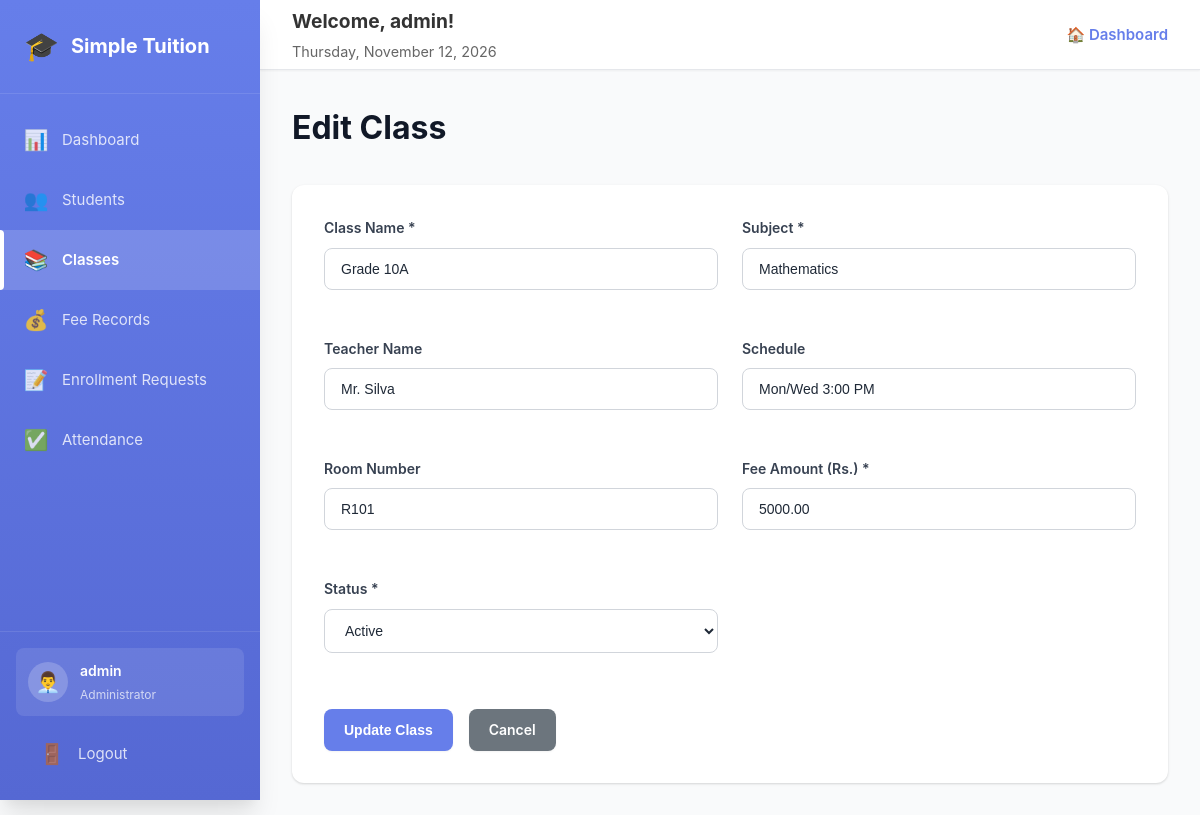
Screenshot of /admin/class-form.php?id=1 (signed in) with the database file from the repository.
### tables this page shows
CREATE TABLE `classes` (
  `id` int(11) NOT NULL,
  `class_name` varchar(100) NOT NULL,
  `subject` varchar(100) NOT NULL,
  `teacher_name` varchar(100) DEFAULT NULL,
  `schedule` varchar(200) DEFAULT NULL,
  `room_number` varchar(20) DEFAULT NULL,
  `fee_amount` decimal(10,2) DEFAULT 0.00,
  `status` enum('active','inactive') DEFAULT 'active',
  `created_at` timestamp NOT NULL DEFAULT current_timestamp()
);

### admin/class-form.php (the view, shortened to what this page needs)
<?php
require_once '../config.php';
$edit_mode = isset($_GET['id']);
$class = null;
if ($edit_mode) {
    $id = (int)$_GET['id'];
    $result = $conn->query("SELECT * FROM classes WHERE id = $id");
    $class = $result->fetch_assoc();
}
?>
<!DOCTYPE html>
<html lang="en">
<head>
    <link rel="stylesheet" href="../css/admin-style.css">
</head>
<body>
    <div class="dashboard">
        <?php include 'includes/sidebar.php'; ?>
        <div class="main-content">
            <?php include 'includes/header.php'; ?>
            <div class="content-area">
                <h1><?php echo $edit_mode ? 'Edit' : 'Add New'; ?> Class</h1>
                <div class="card">
                    <div style="padding: 2rem;">
                        <form method="POST" action="">
                            <div class="form-grid">
                                <div class="form-group">
                                    <label for="class_name">Class Name *</label>
                                    <input type="text" id="class_name" name="class_name"
                                           value="<?php echo $class['class_name'] ?? ''; ?>" required>
                                </div>
                                <div class="form-group">
                                    <label for="subject">Subject *</label>
                                    <input type="text" id="subject" name="subject"
                                           value="<?php echo $class['subject'] ?? ''; ?>" required>
                                </div>
                                <div class="form-group">
                                    <label for="teacher_name">Teacher Name</label>
                                    <input type="text" id="teacher_name" name="teacher_name"
                                           value="<?php echo $class['teacher_name'] ?? ''; ?>">
                                </div>
                                <div class="form-group">
                                    <label for="schedule">Schedule</label>
                                    <input type="text" id="schedule" name="schedule"
                                           value="<?php echo $class['schedule'] ?? ''; ?>"
                                           placeholder="e.g., Mon/Wed 3:00 PM">
                                </div>
                                <div class="form-group">
                                    <label for="room_number">Room Number</label>
                                    <input type="text" id="room_number" name="room_number"
                                           value="<?php echo $class['room_number'] ?? ''; ?>">
                                </div>
                                <div class="form-group">
                                    <label for="fee_amount">Fee Amount (Rs.) *</label>
                                    <input type="number" step="0.01" id="fee_amount" name="fee_amount"
                                           value="<?php echo $class['fee_amount'] ?? '0'; ?>" required>
                                </div>
                                <div class="form-group">
                                    <label for="status">Status *</label>
                                    <select id="status" name="status" required>
                                        <option value="active" <?php echo ($class['status'] ?? 'active') == 'active' ? 'selected' : ''; ?>>Active</option>
                                    </select>
                                </div>
                            </div>
                            <div style="display: flex; gap: 1rem; margin-top: 2rem;">
                                <button type="submit" class="btn">
                                    <?php echo $edit_mode ? 'Update' : 'Create'; ?> Class
                                </button>
                                <a href="classes.php" class="btn" style="background: #6c757d;">Cancel</a>
                            </div>
                        </form>
                    </div>
                </div>
            </div>
        </div>
    </div>
</body>
</html>

### css/admin-style.css (style rules this page uses)
:root { --primary: #667eea; --primary-dark: #5568d3; --primary-light: #818cf8; --success: #10b981; --success-light: #d1fae5; --warning: #f59e0b; --warning-light: #fef3c7; --danger: #ef4444; --danger-light: #fee2e2; --info: #3b82f6; --info-light: #dbeafe; --white: #ffffff; --gray-50: #f9fafb; --gray-100: #f3f4f6; --gray-200: #e5e7eb; --gray-300: #d1d5db; --gray-400: #9ca3af; --gray-500: #6b7280; --gray-600: #4b5563; --gray-700: #374151; --gray-800: #1f2937; --gray-900: #111827; --shadow-sm: 0 1px 2px 0 rgba(0, 0, 0, 0.05); --shadow: 0 1px 3px 0 rgba(0, 0, 0, 0.1), 0 1px 2px 0 rgba(0, 0, 0, 0.06); --shadow-md: 0 4px 6px -1px rgba(0, 0, 0, 0.1), 0 2px 4px -1px rgba(0, 0, 0, 0.06); --shadow-lg: 0 10px 15px -3px rgba(0, 0, 0, 0.1), 0 4px 6px -2px rgba(0, 0, 0, 0.05); --shadow-xl: 0 20px 25px -5px rgba(0, 0, 0, 0.1), 0 10px 10px -5px rgba(0, 0, 0, 0.04); --sidebar-width: 260px; --header-height: 70px; --radius-sm: 0.375rem; --radius: 0.5rem; --radius-lg: 0.75rem; --radius-xl: 1rem; --transition: all 0.3s cubic-bezier(0.4, 0, 0.2, 1); }
* { margin: 0; padding: 0; box-sizing: border-box; }
body { font-family: 'Inter', -apple-system, BlinkMacSystemFont, 'Segoe UI', Roboto, Oxygen, Ubuntu, Cantarell, sans-serif; background: var(--gray-50); color: var(--gray-800); line-height: 1.6; font-size: 15px; }
.dashboard { display: flex; min-height: 100vh; }
.main-content { flex: 1; margin-left: var(--sidebar-width); display: flex; flex-direction: column; min-height: 100vh; }
.content-area { flex: 1; padding: 2rem; }
.content-area>h1 { font-size: 2rem; font-weight: 700; color: var(--gray-900); margin-bottom: 2rem; }
.card { background: var(--white); border-radius: var(--radius-lg); box-shadow: var(--shadow); overflow: hidden; transition: var(--transition); }
.btn, .btn-small { display: inline-flex; align-items: center; justify-content: center; gap: 0.5rem; padding: 0.625rem 1.25rem; background: var(--primary); color: var(--white); text-decoration: none; border-radius: var(--radius); font-weight: 600; font-size: 0.875rem; border: none; cursor: pointer; transition: var(--transition); box-shadow: var(--shadow-sm); }
.form-group { margin-bottom: 1.5rem; }
.form-group label { display: block; font-weight: 600; color: var(--gray-700); margin-bottom: 0.5rem; font-size: 0.875rem; }
.form-control, input[type="text"], input[type="email"], input[type="password"], input[type="number"], input[type="date"], input[type="time"], textarea, select { width: 100%; padding: 0.75rem 1rem; border: 1px solid var(--gray-300); border-radius: var(--radius); font-size: 0.875rem; color: var(--gray-800); background: var(--white); transition: var(--transition); }
.stat-card, .card { animation: fadeIn 0.5s ease-out; }
.form-grid { display: grid; grid-template-columns: repeat(2, 1fr); gap: 1.5rem; }

### rows the page displays
classes: class_name "Grade 10A", subject "Mathematics", teacher_name "Mr. Silva", schedule "Mon/Wed 3:00 PM", room_number "R101", fee_amount "5000.00", status "Active"

### other values shown
$_SESSION['admin_username'] "admin"
